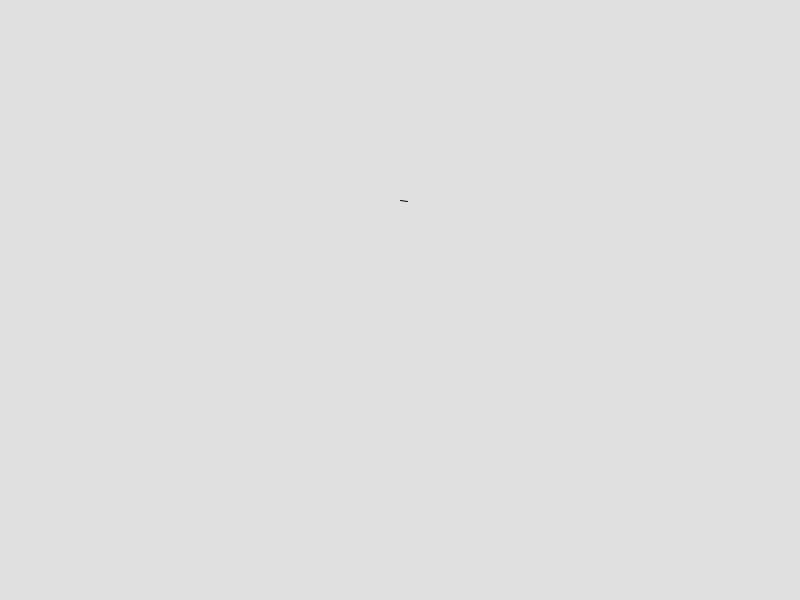
Frame 1 (no input)
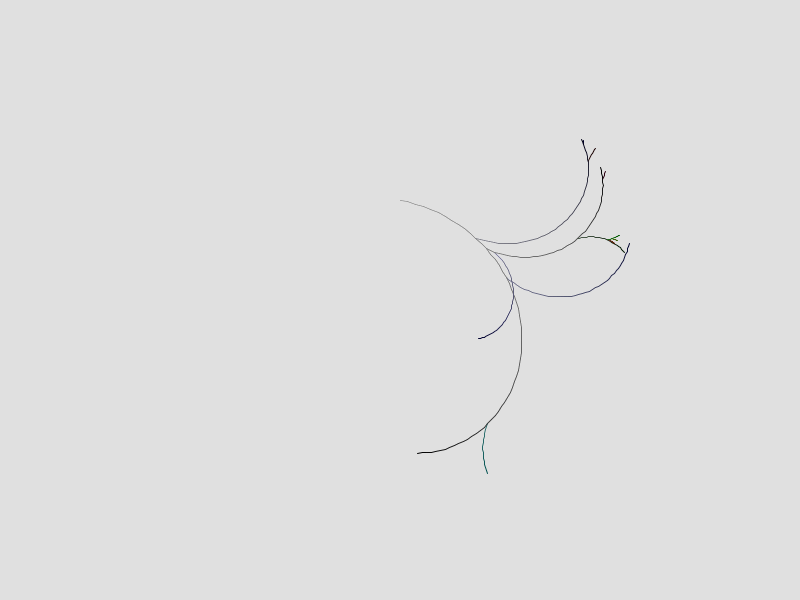
Frame 60 (the mouse pressed at the canvas centre just before this capture)
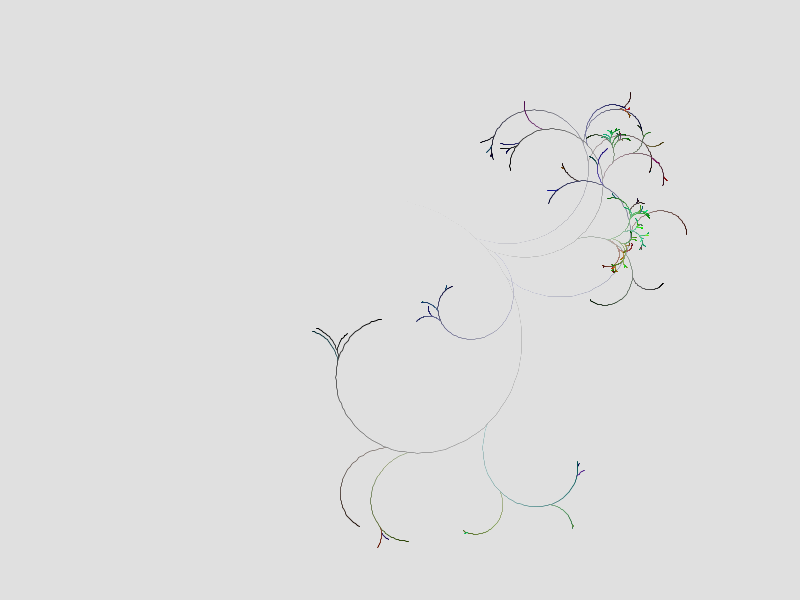
Frame 120 (the mouse held since frame 60 and released just before this capture)

The Processing sketch that drew these frames (run headless with seeded random() and noise(); from frame 60 on, the mouse is pressed at the canvas centre):

// Processing sketch: processing_158557
// ── processing_158557.pde

float spiralRate = TWO_PI/128;
float spiralDecay = 0.01;
float spawnRate = 0.04;
ArrayList spiralList;
int spawnLimit = 1000;
void setup() {
  size(800, 600);
  background(255-32);
  fill(255, 4);
  smooth();
  spiralList = new ArrayList();
  spiralList.add(new spiral(new PVector(width/2, height/3), 
  new PVector(1, 0), random(width/8, width/4), 1.0));
}
void draw() {
  noStroke();
  rect(0, 0, width, height);
  stroke(255);
  for (int i=spiralList.size ()-1; i>=0; i--) {
    spiral s = (spiral) spiralList.get(i);
    s.update();
    if (s.dead&&spiralList.size()>1) {
      spiralList.remove(i);
    } else if (s.dead&&spiralList.size()==1) {
      spiralList.remove(i);
      spiralList.add(new spiral(new PVector(width/2, height/3), 
      new PVector(1, 0), random(width/8, width/4), 1.0));
    }
  }
}
class spiral {
  PVector location;
  PVector previousLocation;
  PVector direction;
  PVector center;
  float clockWise;
  float radius;
  float angle;
  boolean dead;
  color clr;
  spiral(PVector loc, PVector dir, float rad, float clock) {
    location = loc;
    direction = dir;
    radius = rad;
    clockWise = clock;
    angle = atan2(direction.y, direction.x)-clockWise*PI/2;
    PVector arm = new PVector(cos(angle), sin(angle));
    arm.mult(radius);
    center = PVector.sub(location, arm);
    clr = color(0);
  }
  spiral(spiral parent) {
    location = parent.location.get();
    direction = parent.direction.get();
    angle = parent.angle + PI;
    clockWise = -1*parent.clockWise;
    radius = parent.radius*0.65;
    PVector arm = new PVector(cos(angle), sin(angle));
    arm.mult(radius);
    center = PVector.sub(location, arm);
    float mutation = 92;
    float r = constrain(red(parent.clr)+random(-mutation,mutation),0,255);
    float g = constrain(green(parent.clr)+random(-mutation,mutation),0,255);
    float b = constrain(blue(parent.clr)+random(-mutation,mutation),0,255);
    clr = color(r,g,b);
  }
  void update() {
    previousLocation = location.get();
    angle += spiralRate*clockWise;
    radius *= 1-spiralDecay;
    dead = radius<2;
    PVector arm = new PVector(cos(angle), sin(angle));
    arm.mult(radius);
    location = PVector.add(center, arm);
    direction = PVector.sub(location, previousLocation);
    if (random(0, 1)<spawnRate&&spiralList.size()<spawnLimit) {
      spiralList.add(new spiral(this));
    }
    stroke(clr);
    line(previousLocation.x, previousLocation.y, 
    location.x, location.y);
  }
}
